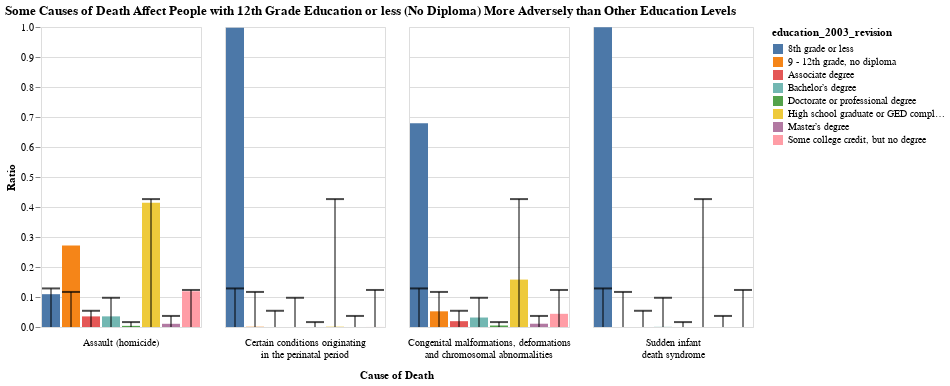

Notebook code cell kept with this figure:
### Code cell
bars = alt.Chart().mark_bar().encode(
    x=alt.X('education_2003_revision:N',
            axis=alt.Axis(title="", labels=False,ticks=False)),
    y=alt.Y('ratio_x:Q', axis=alt.Axis(title="Ratio")),
    color='education_2003_revision:N'
)

line = alt.Chart().mark_rule(fill="black").encode(
    x='education_2003_revision:N',
    y='ratio_y:Q'
)

ticks = alt.Chart().mark_tick(fill="black", thickness=2).encode(
    x='education_2003_revision:N',
    y='ratio_y:Q'
)

alt.layer(bars, ticks, line, data=top_edu_diff).facet(
    facet=alt.Facet('39_cause_recode:N', 
                    header=alt.Header(title="Cause of Death", 
                                        titleOrient="bottom",
                                        labelOrient="bottom")),
    columns=5,
    title="Some Causes of Death Affect People with 12th Grade Education or less (No Diploma) More Adversely than Other Education Levels"
).configure(
    lineBreak="\n"
).configure_axis(
    domain=False
)

### Figure 1 — Vega-Lite specification as saved in the notebook (floating-point values rounded to 4 significant figures)
{"config": {"view": {"continuousWidth": 400, "continuousHeight": 300}, "axis": {"domain": false}, "lineBreak": "\n"}, "data": {"name": "data-a8c892ac8461e63a74e6e1df7a52f340"}, "facet": {"type": "nominal", "field": "39_cause_recode", "header": {"labelOrient": "bottom", "title": "Cause of Death", "titleOrient": "bottom"}}, "spec": {"layer": [{"mark": "bar", "encoding": {"color": {"type": "nominal", "field": "education_2003_revision"}, "x": {"type": "nominal", "axis": {"labels": false, "ticks": false, "title": ""}, "field": "education_2003_revision"}, "y": {"type": "quantitative", "axis": {"title": "Ratio"}, "field": "ratio_x"}}}, {"mark": {"type": "tick", "fill": "black", "thickness": 2}, "encoding": {"x": {"type": "nominal", "field": "education_2003_revision"}, "y": {"type": "quantitative", "field": "ratio_y"}}}, {"mark": {"type": "rule", "fill": "black"}, "encoding": {"x": {"type": "nominal", "field": "education_2003_revision"}, "y": {"type": "quantitative", "field": "ratio_y"}}}]}, "columns": 5, "title": "Some Causes of Death Affect People with 12th Grade Education or less (No Diploma) More Adversely than Other Education Levels", "$schema": "https://vega.github.io/schema/vega-lite/v4.8.1.json", "datasets": {"data-a8c892ac8461e63a74e6e1df7a52f340": [{"39_cause_recode": "Assault (homicide)", "education_2003_revision": "8th grade or less", "ratio_x": 0.1094, "count": 1861903, "ratio_y": 0.1286, "diff": -0.01918}, {"39_cause_recode": "Certain conditions originating\nin the perinatal period", "education_2003_revision": "8th grade or less", "ratio_x": 0.9977, "count": 1861903, "ratio_y": 0.1286, "diff": 0.8692}, {"39_cause_recode": "Congenital malformations, deformations\nand chromosomal abnormalities", "education_2003_revision": "8th grade or less", "ratio_x": 0.6789, "count": 1861903, "ratio_y": 0.1286, "diff": 0.5503}, {"39_cause_recode": "Sudden infant\ndeath syndrome", "education_2003_revision": "8th grade or less", "ratio_x": 0.9994, "count": 1861903, "ratio_y": 0.1286, "diff": 0.8708}, {"39_cause_recode": "Assault (homicide)", "education_2003_revision": "9 - 12th grade, no diploma", "ratio_x": 0.2718, "count": 1692702, "ratio_y": 0.1169, "diff": 0.155}, {"39_cause_recode": "Certain conditions originating\nin the perinatal period", "education_2003_revision": "9 - 12th grade, no diploma", "ratio_x": 0.0008758, "count": 1692702, "ratio_y": 0.1169, "diff": -0.116}, {"39_cause_recode": "Congenital malformations, deformations\nand chromosomal abnormalities", "education_2003_revision": "9 - 12th grade, no diploma", "ratio_x": 0.05226, "count": 1692702, "ratio_y": 0.1169, "diff": -0.06462}, {"39_cause_recode": "Sudden infant\ndeath syndrome", "education_2003_revision": "9 - 12th grade, no diploma", "ratio_x": 8.683e-05, "count": 1692702, "ratio_y": 0.1169, "diff": -0.1168}, {"39_cause_recode": "Assault (homicide)", "education_2003_revision": "Associate degree", "ratio_x": 0.03536, "count": 782686, "ratio_y": 0.05405, "diff": -0.01869}, {"39_cause_recode": "Certain conditions originating\nin the perinatal period", "education_2003_revision": "Associate degree", "ratio_x": 3.754e-05, "count": 782686, "ratio_y": 0.05405, "diff": -0.05401}, {"39_cause_recode": "Congenital malformations, deformations\nand chromosomal abnormalities", "education_2003_revision": "Associate degree", "ratio_x": 0.01941, "count": 782686, "ratio_y": 0.05405, "diff": -0.03463}, {"39_cause_recode": "Sudden infant\ndeath syndrome", "education_2003_revision": "Associate degree", "ratio_x": 0.0, "count": 782686, "ratio_y": 0.05405, "diff": -0.05405}, {"39_cause_recode": "Assault (homicide)", "education_2003_revision": "Bachelor’s degree", "ratio_x": 0.03547, "count": 1410501, "ratio_y": 0.0974, "diff": -0.06193}, {"39_cause_recode": "Certain conditions originating\nin the perinatal period", "education_2003_revision": "Bachelor’s degree", "ratio_x": 6.256e-05, "count": 1410501, "ratio_y": 0.0974, "diff": -0.09734}, {"39_cause_recode": "Congenital malformations, deformations\nand chromosomal abnormalities", "education_2003_revision": "Bachelor’s degree", "ratio_x": 0.0316, "count": 1410501, "ratio_y": 0.0974, "diff": -0.0658}, {"39_cause_recode": "Sudden infant\ndeath syndrome", "education_2003_revision": "Bachelor’s degree", "ratio_x": 0.000521, "count": 1410501, "ratio_y": 0.0974, "diff": -0.09688}, {"39_cause_recode": "Assault (homicide)", "education_2003_revision": "Doctorate or professional degree", "ratio_x": 0.003766, "count": 237331, "ratio_y": 0.01639, "diff": -0.01262}, {"39_cause_recode": "Certain conditions originating\nin the perinatal period", "education_2003_revision": "Doctorate or professional degree", "ratio_x": 1.251e-05, "count": 237331, "ratio_y": 0.01639, "diff": -0.01638}, {"39_cause_recode": "Congenital malformations, deformations\nand chromosomal abnormalities", "education_2003_revision": "Doctorate or professional degree", "ratio_x": 0.004935, "count": 237331, "ratio_y": 0.01639, "diff": -0.01145}, {"39_cause_recode": "Sudden infant\ndeath syndrome", "education_2003_revision": "Doctorate or professional degree", "ratio_x": 0.0, "count": 237331, "ratio_y": 0.01639, "diff": -0.01639}, {"39_cause_recode": "Assault (homicide)", "education_2003_revision": "High school graduate or GED completed", "ratio_x": 0.4145, "count": 6174880, "ratio_y": 0.4264, "diff": -0.01192}, {"39_cause_recode": "Certain conditions originating\nin the perinatal period", "education_2003_revision": "High school graduate or GED completed", "ratio_x": 0.001076, "count": 6174880, "ratio_y": 0.4264, "diff": -0.4253}, {"39_cause_recode": "Congenital malformations, deformations\nand chromosomal abnormalities", "education_2003_revision": "High school graduate or GED completed", "ratio_x": 0.158, "count": 6174880, "ratio_y": 0.4264, "diff": -0.2684}, {"39_cause_recode": "Sudden infant\ndeath syndrome", "education_2003_revision": "High school graduate or GED completed", "ratio_x": 0.0, "count": 6174880, "ratio_y": 0.4264, "diff": -0.4264}, {"39_cause_recode": "Assault (homicide)", "education_2003_revision": "Master’s degree", "ratio_x": 0.01069, "count": 534039, "ratio_y": 0.03688, "diff": -0.02619}, {"39_cause_recode": "Certain conditions originating\nin the perinatal period", "education_2003_revision": "Master’s degree", "ratio_x": 3.754e-05, "count": 534039, "ratio_y": 0.03688, "diff": -0.03684}, {"39_cause_recode": "Congenital malformations, deformations\nand chromosomal abnormalities", "education_2003_revision": "Master’s degree", "ratio_x": 0.01093, "count": 534039, "ratio_y": 0.03688, "diff": -0.02595}, {"39_cause_recode": "Sudden infant\ndeath syndrome", "education_2003_revision": "Master’s degree", "ratio_x": 0.0, "count": 534039, "ratio_y": 0.03688, "diff": -0.03688}, {"39_cause_recode": "Assault (homicide)", "education_2003_revision": "Some college credit, but no degree", "ratio_x": 0.119, "count": 1787661, "ratio_y": 0.1234, "diff": -0.004439}, {"39_cause_recode": "Certain conditions originating\nin the perinatal period", "education_2003_revision": "Some college credit, but no degree", "ratio_x": 0.0001501, "count": 1787661, "ratio_y": 0.1234, "diff": -0.1233}, {"39_cause_recode": "Congenital malformations, deformations\nand chromosomal abnormalities", "education_2003_revision": "Some college credit, but no degree", "ratio_x": 0.04396, "count": 1787661, "ratio_y": 0.1234, "diff": -0.07949}, {"39_cause_recode": "Sudden infant\ndeath syndrome", "education_2003_revision": "Some college credit, but no degree", "ratio_x": 0.0, "count": 1787661, "ratio_y": 0.1234, "diff": -0.1234}]}}
